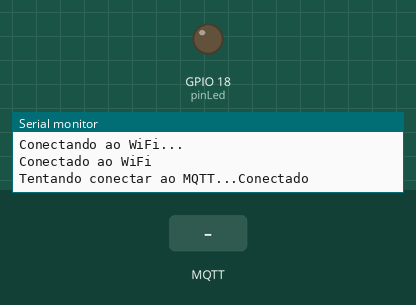
A sketch run on a simulated ESP32. On the bench: output pins drawn as LEDs (lit = HIGH), the last lines printed to the serial monitor. Inputs (shaded band) come from the test bench. WiFi joins after 1.5 s; servers stay silent unless stated; no MQTT or app messages arrive unless stated.

Above: at 3.2 s.
3.3 s: MQTT message "true" arrives on the first subscribed topic
At 4.5 s:
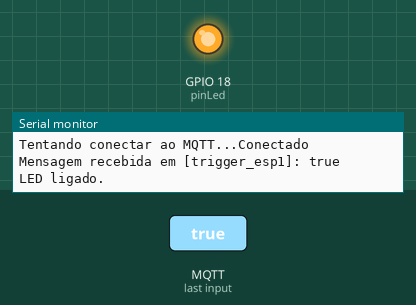
4.8 s: MQTT message "false" arrives on the first subscribed topic
At 5.8 s:
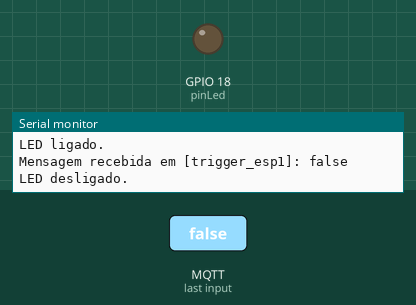
Timing chart, 0 to 7.8 s (numbered marks = the images above; inputs shaded):
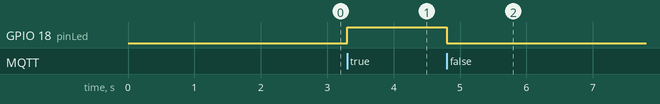

The sketch:

sketch_oct8a.ino
```cpp
#include <WiFi.h>
#include <PubSubClient.h>
#include "dht.h" // Inclusão da biblioteca DHT

// Definições para conexão WiFi
const char* ssid = "dlink-9470";
const char* password = "jpjfi31862";

// Definições para MQTT
const char* mqtt_server = "192.168.0.104"; // Endereço do servidor MQTT
const int mqtt_port = 6082; // Porta MQTT
const char* mqtt_topic = "data_weather_esp"; // Tópico para enviar dados
const char* mqtt_topic_trigger = "trigger_esp1"; // Tópico para receber comandos
const char* mqtt_client_id = "esp_01"; // ID do cliente MQTT
const char* controler_name = "esp1";

// Configuração dos pinos
const int pinDHT11 = 12; // Pino do sensor DHT11
const int pinLed = 18; // Pino do LED

// Variáveis para controle de tempo
unsigned long lastPublishTime = 0; // Variável para armazenar o último tempo de publicação
const unsigned long publishInterval = 60000; // Intervalo de 60 segundos para publicar dados

// Inicialização do cliente MQTT
WiFiClient espClient;
PubSubClient client(espClient);

// Variável para o sensor DHT
dht DHT;

// Função para conectar ao broker MQTT
void reconnect() {
  while (!client.connected()) {
    Serial.print("Tentando conectar ao MQTT...");
    if (client.connect(mqtt_client_id)) {
      Serial.println("Conectado");
      client.subscribe(mqtt_topic_trigger); // Assina o tópico trigger para receber mensagens
    } else {
      Serial.print("Falhou, rc=");
      Serial.print(client.state());
      Serial.println(" Tentando novamente em 5 segundos");
      delay(5000);
    }
  }
}

// Função callback para mensagens MQTT
void callback(char* topic, byte* message, unsigned int length) {
  Serial.print("Mensagem recebida em [");
  Serial.print(topic);
  Serial.print("]: ");

  String messageTemp;
  for (int i = 0; i < length; i++) {
    messageTemp += (char)message[i];
  }
  Serial.println(messageTemp);

  if (String(topic) == mqtt_topic_trigger) {
    if (messageTemp == "true") {
      digitalWrite(pinLed, HIGH); // Liga o LED
      Serial.println("LED ligado.");
    } else if (messageTemp == "false") {
      digitalWrite(pinLed, LOW); // Desliga o LED
      Serial.println("LED desligado.");
    }
  }
}

void setup() {
  Serial.begin(115200);

  pinMode(pinLed, OUTPUT);
  digitalWrite(pinLed, LOW);

  WiFi.begin(ssid, password);
  while (WiFi.status() != WL_CONNECTED) {
    delay(1000);
    Serial.println("Conectando ao WiFi...");
  }
  Serial.println("Conectado ao WiFi");

  client.setServer(mqtt_server, mqtt_port);
  client.setCallback(callback);
}

void loop() {
  if (!client.connected()) {
    reconnect();
  }
  client.loop();

  unsigned long currentMillis = millis();
  if (currentMillis - lastPublishTime >= publishInterval) {
    lastPublishTime = currentMillis;

    DHT.read11(pinDHT11); // Lê o sensor DHT11
    float temperature_sensor = DHT.temperature;
    float humidity_sensor = DHT.humidity;

    // Monta os dados JSON
    String sensorData = "{\"temperature\": ";
    sensorData += String(temperature_sensor, 1);
    sensorData += ", \"humidity\": ";
    sensorData += String(humidity_sensor, 1);
    sensorData += ", \"name\": ";
    sensorData += String(controler_name);
    sensorData += "}";

    client.publish(mqtt_topic, sensorData.c_str()); // Publica os dados no tópico MQTT
    Serial.println("Dados publicados: " + sensorData);
  }
}
```

Measured:
- after the input at 3.3 s, GPIO 18 (pinLed): LOW → HIGH at once
- after the input at 4.8 s, GPIO 18 (pinLed): HIGH → LOW at once
